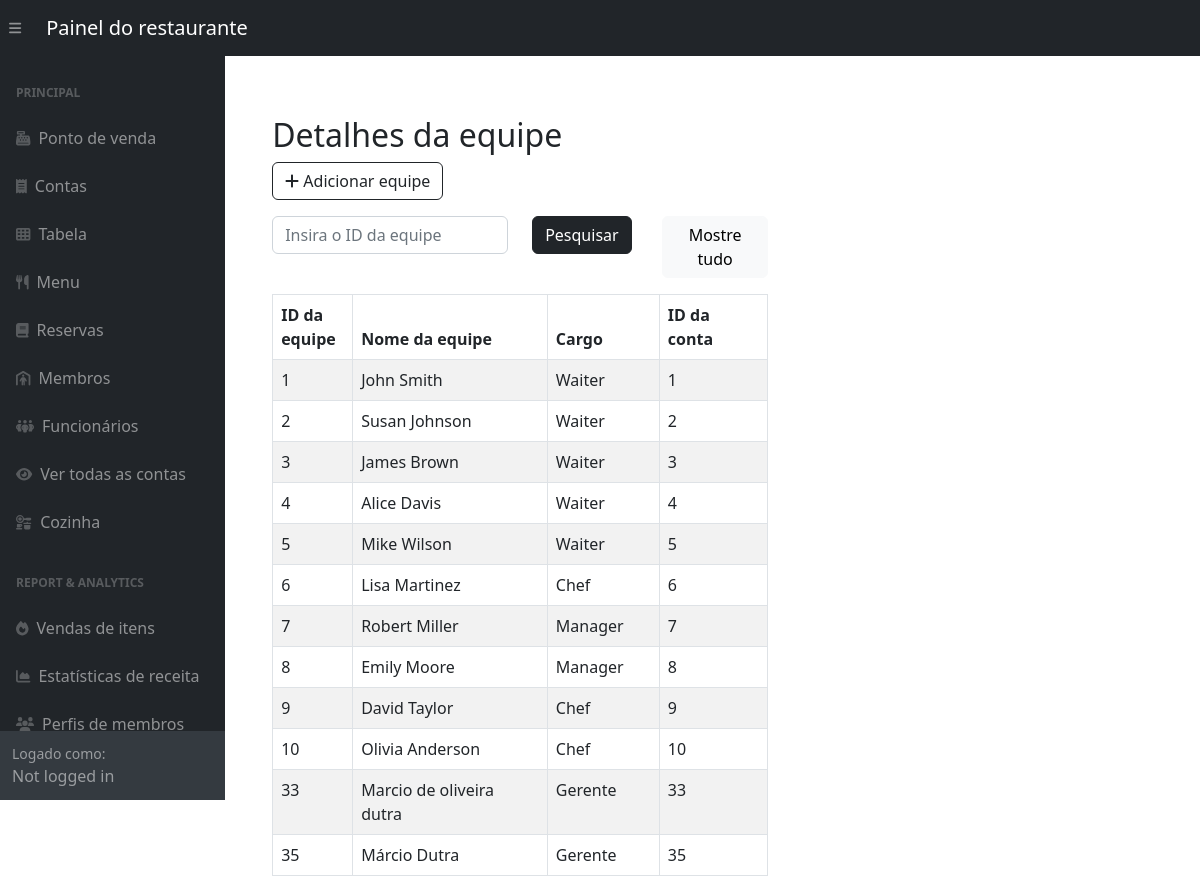
Page /adminSide/panel/staff-panel.php on the committed database.
### tables this page shows
CREATE TABLE `Staffs` (
  `staff_id` int(11) NOT NULL,
  `staff_name` varchar(255) DEFAULT NULL,
  `role` varchar(255) DEFAULT NULL,
  `account_id` int(11) DEFAULT NULL
);

### adminSide/panel/staff-panel.php (the view, shortened to what this page needs)
<?php include '../inc/dashHeader.php'; ?>
<div class="wrapper">
    <div class="container-fluid pt-5 pl-600">
        <div class="row">
            <div class="m-50">
                <div class="mt-5 mb-3">
                    <h2 class="pull-left">Detalhes da equipe</h2>
                    <a href="../staffCrud/createStaff.php" class="btn btn-outline-dark"><i class="fa fa-plus"></i> Adicionar equipe</a>
                </div>
                <div class="mb-3">
                    <form method="POST" action="#">
                        <div class="row">
                            <div class="col-md-6">
                                <input required type="text" id="search" name="search" class="form-control" placeholder="Insira o ID da equipe">
                            </div>
                            <div class="col-md-3">
                                <button type="submit" class="btn btn-dark">Pesquisar</button>
                            </div>
                            <div class="col" style="text-align: right;" >
                                <a href="staff-panel.php" class="btn btn-light">Mostre tudo</a>
                            </div>
                        </div>
                    </form>
                </div>
                <?php
                require_once "../config.php";
                if (isset($_POST['search'])) {
                    if (!empty($_POST['search'])) {
                        $search = $_POST['search'];
                        $sql = "SELECT * FROM Staffs WHERE staff_name LIKE '%$search%' OR staff_id = '$search' ORDER BY account_id";
                    } else {
                        $sql = "SELECT * FROM Staffs ORDER BY account_id";
                    }
                } else {
                    $sql = "SELECT * FROM Staffs ORDER BY account_id";
                }
                if ($result = mysqli_query($link, $sql)) {
                    if (mysqli_num_rows($result) > 0) {
                        echo '<table class="table table-bordered table-striped">';
                        echo "<thead>";
                        echo "<tr>";
                        echo "<th style='width:5em;'>ID da equipe</th>";
                        echo "<th>Nome da equipe</th>";
                        echo "<th style='width:7em;'>Cargo</th>";
                        echo "<th>ID da conta</th>";
                        echo "</tr>";
                        echo "</thead>";
                        echo "<tbody>";
                        while ($row = mysqli_fetch_array($result)) {
                            echo "<tr>";
                            echo "<td>" . $row['staff_id'] . "</td>";
                            echo "<td>" . $row['staff_name'] . "</td>";
                            echo "<td>" . $row['role'] . "</td>";
                            echo "<td>" . $row['account_id'] . "</td>";
                            echo "</tr>";
                        }
                        echo "</tbody>";
                        echo "</table>";
                    } else {
                        echo '<div class="alert alert-danger"><em>No records were found.</em></div>';
                    }
                } else {
                    echo "Oops! Something went wrong. Please try again later.";
                }
                ?>
            </div>
        </div>
    </div>
</div>
<?php include '../inc/dashFooter.php'; ?>

### adminSide/panel/staff-panel.php (style rules this page uses)
.wrapper { width: 60%; padding-left: 200px; padding-top: 20px }

### rows in the picture
staffs: staff_id "1", staff_name "John Smith", role "Waiter", account "1"
staffs: staff_id "2", staff_name "Susan Johnson", role "Waiter", account "2"
staffs: staff_id "3", staff_name "James Brown", role "Waiter", account "3"
staffs: staff_id "4", staff_name "Alice Davis", role "Waiter", account "4"
staffs: staff_id "5", staff_name "Mike Wilson", role "Waiter", account "5"
staffs: staff_id "6", staff_name "Lisa Martinez", role "Chef", account "6"
staffs: staff_id "7", staff_name "Robert Miller", role "Manager", account "7"
staffs: staff_id "8", staff_name "Emily Moore", role "Manager", account "8"
staffs: staff_id "9", staff_name "David Taylor", role "Chef", account "9"
staffs: staff_id "10", staff_name "Olivia Anderson", role "Chef", account "10"
staffs: staff_id "33", staff_name "Marcio de oliveira dutra", role "Gerente", account "33"
staffs: staff_id "35", staff_name "Márcio Dutra", role "Gerente", account "35"
